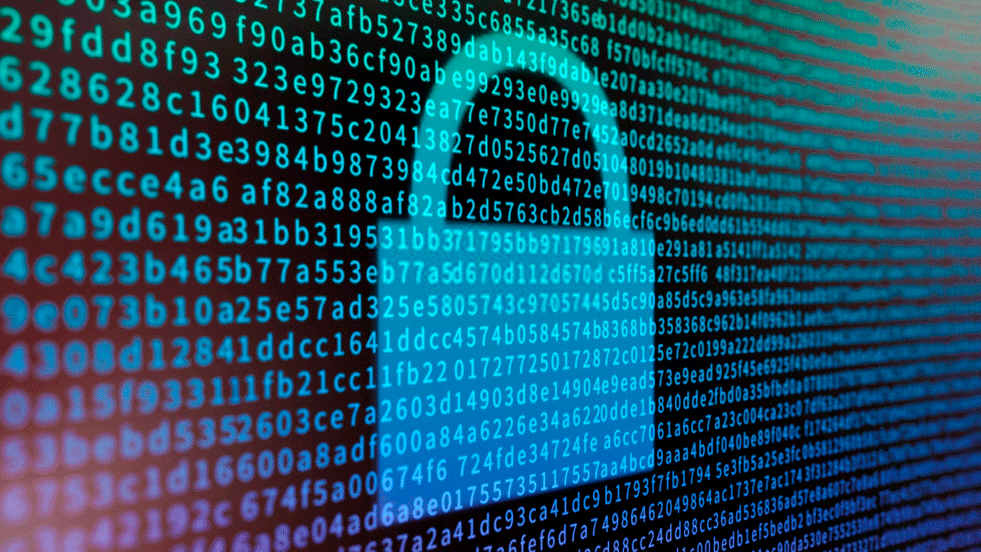
#> input picture Criptografar/crypto.png, 981 x 552 px
$ python mensagemEscondida.py
#> lines starting #> are read from the running program, lines starting #| are printed output that depends on the picture; after the words box and inside, x2 and y2 are one past the last pixel; in counts of white or black regions, pixels touching at a corner belong together
import cv2

def write_key(key):
  file = open('key.txt','w')
  file.write(key)
  file.close()

def check_spell():
  file = open('key.txt','r')
  return (file.read())

def binarize(message):
  for c in message:
    yield ord(c)

def get_image(image_location):
#> called with image_location = 'crypto.png'
  img = cv2.imread(image_location)
#> img is the input picture: shape (552, 981, 3); mean B, G, R 102.3, 79.4, 27.4
  return img

def encode(image_location, message, key):
  write_key(key)

  img = get_image(image_location)
  msg = binarize(message)

  pattern = 8
  for i in range(len(img)):
    for j in range(len(img[0])):
      if (i+1 * j+1) % pattern == 0:
        try:
          img[i-1][j-1][0] = next(msg)
        except StopIteration:
          img[i-1][j-1][0] = 0
          return img
#> this loop made 1 pass
#> img: shape (552, 981, 3); under 0.01% of pixels changed, all inside (x1, y1, x2, y2) = (6, 551, 175, 552)

def decode(img_loc,password):
#> called with img_loc = 'encrypted.png', password = 'A long long time ago'
  key = check_spell()
  img = get_image(img_loc)

  if password != key:
    print ("Wrong Password")
    return

  pattern = 8
  message = ''
  for i in range(len(img)):
    for j in range(len(img[0])):
      if (i-1 * j-1) % pattern == 0:
        if img[i-1][j-1][0] != 0:
          message = message + chr(img[i-1][j-1][0])
        else:
          return message
#> after the loop, message = 'I am a secret message'

img = encode('crypto.png','I am a secret message','A long long time ago')
cv2.imwrite('encrypted.png', img)
message = decode('encrypted.png','A long long time ago')
print ("Message from encrypted:")
print (message)

original = cv2.imread('crypto.png')
modified = cv2.imread('encrypted.png')

grayModified = cv2.cvtColor(modified, cv2.COLOR_RGB2GRAY)
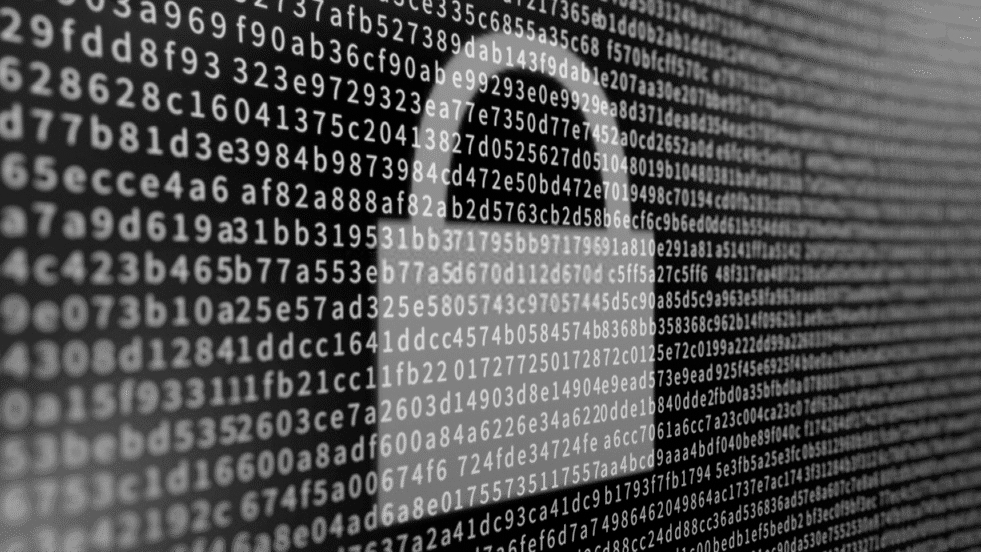
#> grayModified: shape (552, 981); min 0, max 223, mean 80.3

cv2.imwrite('grayMod.png', grayModified)

cv2.imshow("Original", original)
cv2.imshow("Modified", modified)
cv2.imshow ("Gray Modified", grayModified)

grayMessage = decode('grayMod.png', 'A long long time ago')
#> the loop in decode, `for i in range(len(img)):` made 1 pass
print ("Message from gray encrypted:")
print (grayMessage)

cv2.waitKey(0)
